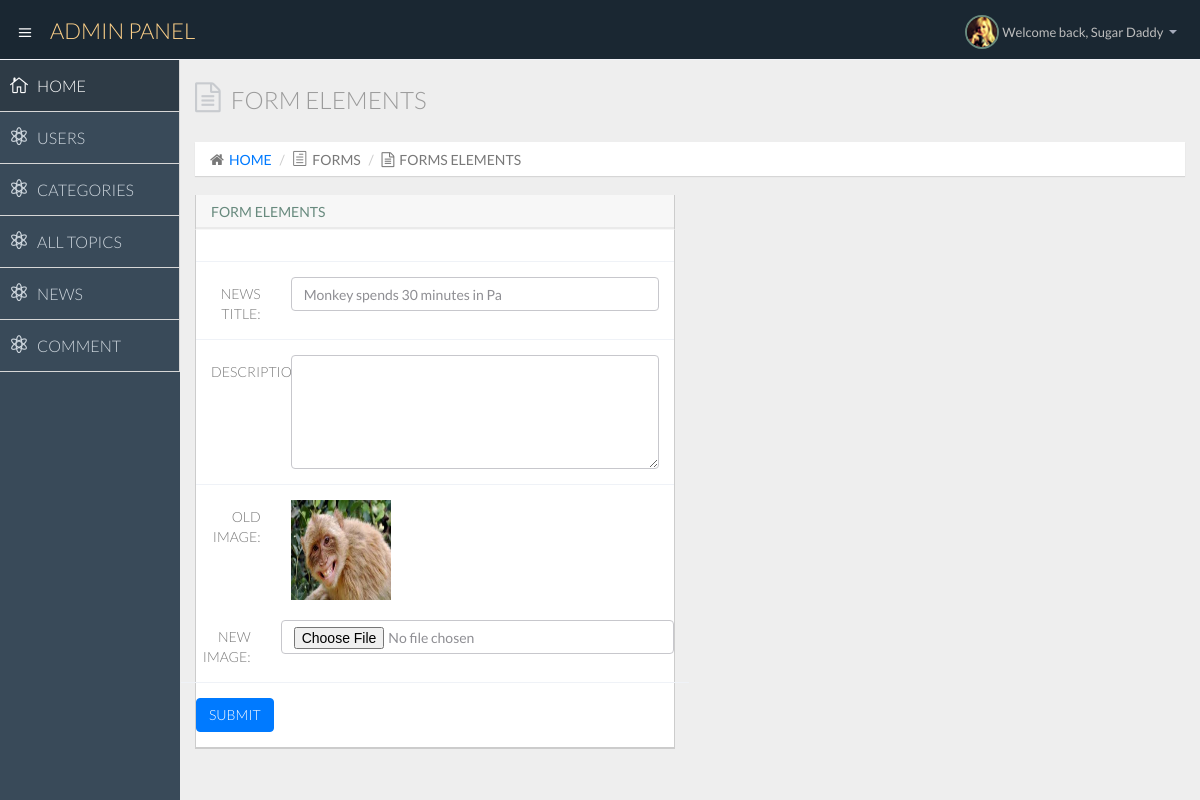
The page /admin/updatenews.php?id=1 on the database its author committed.
### tables this page shows
CREATE TABLE `tbl_news` (
  `news_id` int(11) NOT NULL,
  `news_title` varchar(30) NOT NULL,
  `news_description` text NOT NULL,
  `news_image` text NOT NULL,
  `news_addedon` date NOT NULL
);

### admin/updatenews.php (the view, shortened to what this page needs)
<!DOCTYPE html>
<html lang="en">
  <head>
    <link href="css/bootstrap.min.css" rel="stylesheet">
    <link href="css/bootstrap-theme.css" rel="stylesheet">
    <link href="css/elegant-icons-style.css" rel="stylesheet" />
    <link href="css/font-awesome.min.css" rel="stylesheet" />
    <link href="css/style.css" rel="stylesheet">
    <link href="css/style-responsive.css" rel="stylesheet" />
  </head>
  <body>
  <section id="container" class="">
  <?php include "header.php"; ?>
   <?php   include "menu.php"; ?>
<?php
include_once("connection.php");
$nid=$_GET['id'];
$q="select * from tbl_news where news_id=".$nid;
$rs=mysqli_query($conn ,$q);
?>
<section id="main-content">
          <section class="wrapper">
		  <div class="row">
				<div class="col-lg-12">
					<?php
if($row=mysqli_fetch_assoc($rs))
{?>
				<h3 class="page-header"><i class="fa fa-file-text-o"></i> FORM ELEMENTS</h3>
					<ol class="breadcrumb">
						<li><i class="fa fa-home"></i><a href="index.php">HOME</a></li>
						<li><i class="icon_document_alt"></i>FORMS</li>
						<li><i class="fa fa-file-text-o"></i>FORMS ELEMENTS</li>
					</ol>
				</div>
			</div>
              <div class="row">
                  <div class="col-lg-6">
                      <section class="panel">
                          <header class="panel-heading">
                             FORM ELEMENTS
                          </header>
                          <div class="panel-body">
                              <form class="form-horizontal " method="post" action="editnews.php" enctype="multipart/form-data">
                                  <div class="form-group">
                                      <div class="col-sm-10">
					</div>
					</div>
					<div class="form-group">
                        <label class="col-sm-2 control-label">NEWS TITLE:</label>
                       <div class="col-sm-10">
                    <input type="text" class="form-control" name="title" value="<?php echo $row['news_title']; ?>">
					</div>
					</div>
					<div class="form-group">
                                      <label class="col-sm-2 control-label">DESCRIPTION:</label>
                                      <div class="col-sm-10">
				   <textarea rows="5" cols="10" class="form-control" name="description"value="<?php echo $row['news_description']; ?>" > </textarea>
				</div>
				</div>
				<div class="form-group">
                        <label class="col-sm-2 control-label">OLD IMAGE:</label>
                       <div class="col-sm-10">
				 <img src="<?php echo $row['news_image']; ?>" width="100px" height="100px" /> <br> <br>
				 </div>
				<div class="form-group">
                                      <label class="col-sm-2 control-label">NEW IMAGE:</label>
                                      <div class="col-sm-10">
									<input type="file" class="form-control" name="image" >
				</div>
				</div>
								<button type="submit" name="btn2" class="btn btn-primary">SUBMIT</button>
           </div>
<?php
}
else {
	header("location:news.php?msg=error");
}
?>
  </section>
  </body>
</html>

### rows shown on the page
tbl_news: title "Monkey spends 30 minutes in Pa", news_image (picture)
